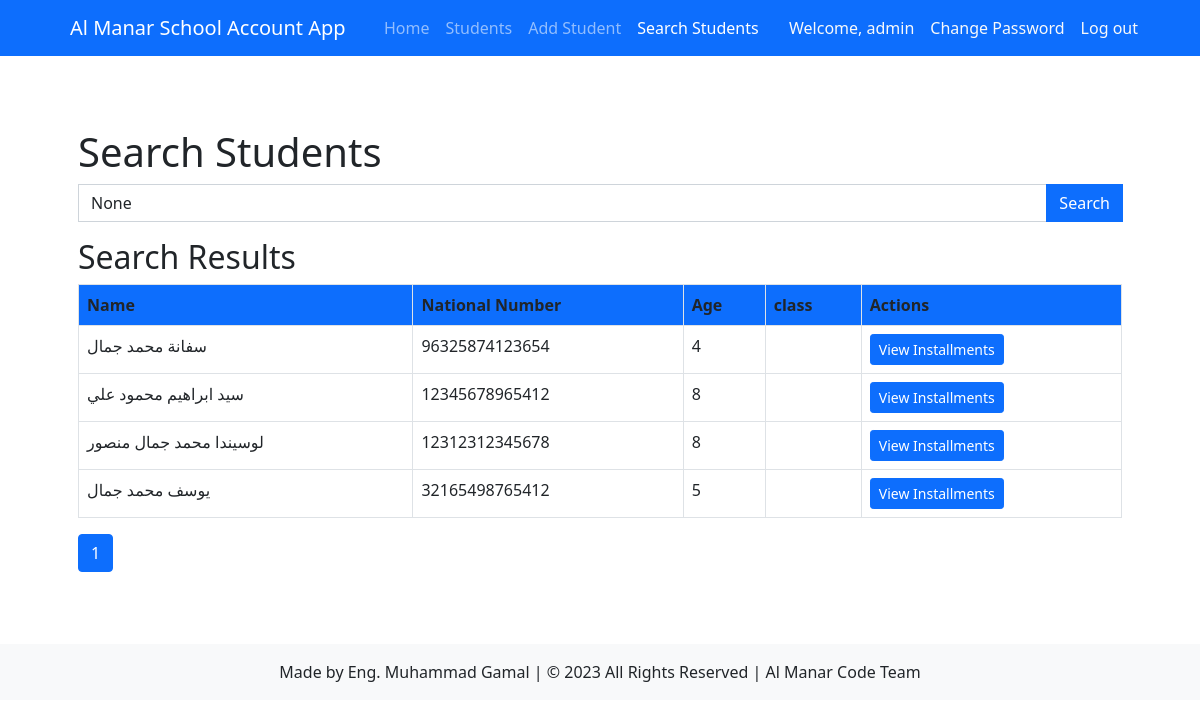
/students/search/ (signed in), run on an earlier commit of the app's database.
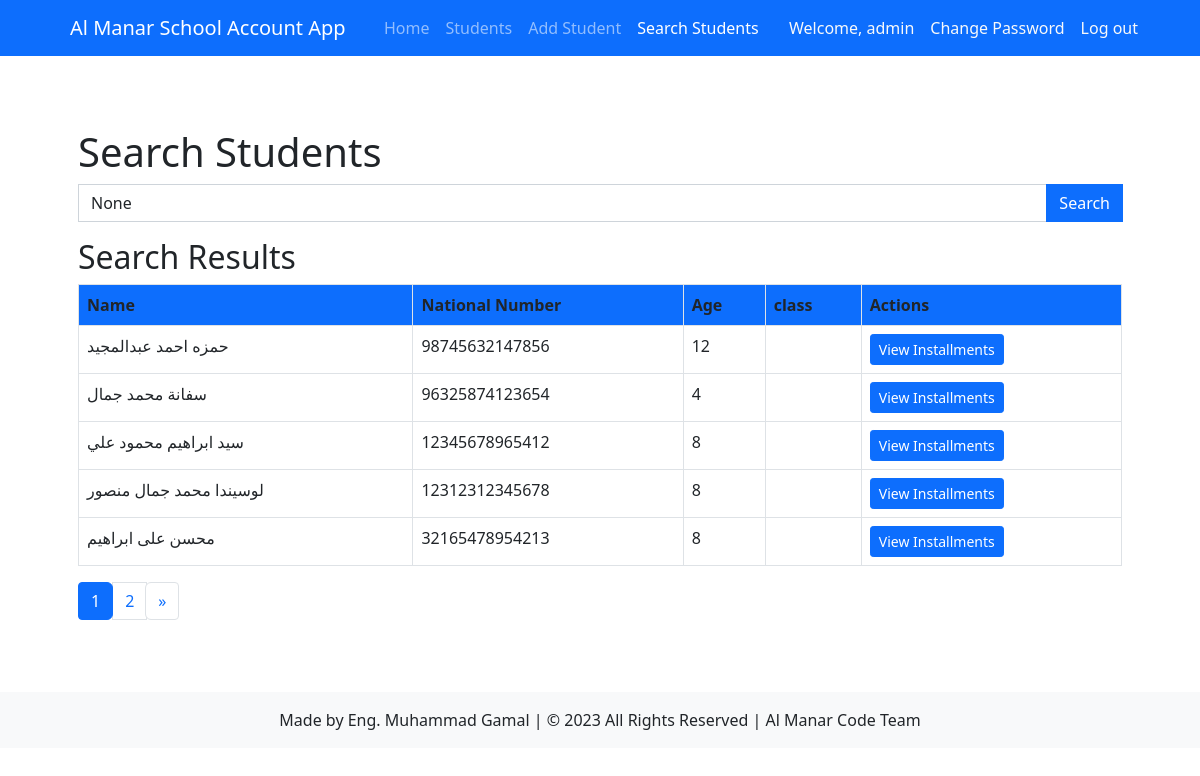
And on a later commit of the database.
### students/models.py (models this page shows, shortened)
class Student(models.Model):
    GENDER_CHOICES = (
        ('', '---------'),
        ('M', 'Male'),
        ('F', 'Female'),
    )
    name = models.CharField(max_length=50)
    national_number = models.IntegerField(unique=True)
    age = models.IntegerField()
    gender = models.CharField(max_length=1, choices=GENDER_CHOICES)
    date_of_birth = models.DateField()
    academic_year = models.ForeignKey(AcademicYear, on_delete=models.CASCADE, default=timezone.now)
    classroom = models.ManyToManyField(Classroom)
    classroom_name = models.ForeignKey(Classroom, on_delete=models.SET_NULL, null=True, related_name='students_by_name')
    total_payments = models.DecimalField(max_digits=8, decimal_places=2, default=0)
    total_owed = models.DecimalField(max_digits=8, decimal_places=2, default=0)

### students/views.py (the view)
# urls.py: path('search/', views.search_student, name='search_student'),
@never_cache
@login_required
def search_student(request):
    query = request.GET.get('query')
    students = Student.objects.all().order_by('name')
    if query and query.strip():
        students = students.filter(Q(name__icontains=query) | Q(national_number__icontains=query))
    paginator = Paginator(students, 5)  # Display 5 students per page
    page_number = request.GET.get('page')
    page_obj = paginator.get_page(page_number)
    context = {
        'students': page_obj,
        'query': query,
        'page_obj': page_obj,  # Add this line to include the page_obj in the context
    }
    return render(request, 'students/search_student.html', context)

### students/templates/students/search_student.html (shortened to what this page needs)
 {% extends 'students/base.html' %}
{% block content %}
  <div class="container my-5">
    <h1>Search Students</h1>
    <form method="GET" action="{% url 'students:search_student' %}">
      <div class="input-group mb-3">
        <input type="text" class="form-control" name="query" placeholder="Search by name" value="{{ query }}">
        <button type="submit" class="btn btn-primary">Search</button>
      </div>
    </form>
    {% if students %}
      <h2>Search Results</h2>
      <div class="table-responsive">
        <table class="table table-bordered">
          <thead class="bg-primary text-white">
            <tr>
              <th>Name</th>
              <th>National Number</th>
              <th>Age</th>
              <th>class </th>
              <th>Actions</th>
            </tr>
          </thead>
          <tbody>
            {% for student in students %}
              <tr>
                <td>{{ student.name }}</td>
                <td>{{ student.national_number }}</td>
                <td>{{ student.age }}</td>
                <td>{{ student.classroom_stage }}</td>
                <td>
                  <a href="{% url 'students:student_detail' pk=student.pk %}" class="btn btn-primary btn-sm">View Installments</a>
                </td>
              </tr>
            {% endfor %}
          </tbody>
        </table>
      </div>
      <nav aria-label="Pagination">
        <ul class="pagination">
          {% for page in page_obj.paginator.page_range %}
            {% if page == page_obj.number %}
              <li class="page-item active" aria-current="page">
                <a class="page-link" href="#">{{ page }} <span class="sr-only">(current)</span></a>
              </li>
            {% else %}
              <li class="page-item"><a class="page-link" href="?page={{ page }}{% if query %}&query={{ query }}{% endif %}">{{ page }}</a></li>
            {% endif %}
          {% endfor %}
          {% if page_obj.has_next %}
            <li class="page-item">
              <a class="page-link" href="?page={{ page_obj.next_page_number }}{% if query %}&query={{ query }}{% endif %}" aria-label="Next">
                <span aria-hidden="true">&raquo;</span>
              </a>
            </li>
          {% endif %}
        </ul>
      </nav>
    {% else %}
      <p>No students found.</p>
    {% endif %}
  </div>
{% endblock %}

What changed in the data, as far as the page shows it:
no longer on this page (row unchanged): Student: name "يوسف محمد جمال", national_number "32165498765412", age "5"
added Student: name "حمزه احمد عبدالمجيد", national_number "98745632147856", age "12"
added Student: name "محسن على ابراهيم", national_number "32165478954213", age "8"
Also different on the page:
new list line: "2"
